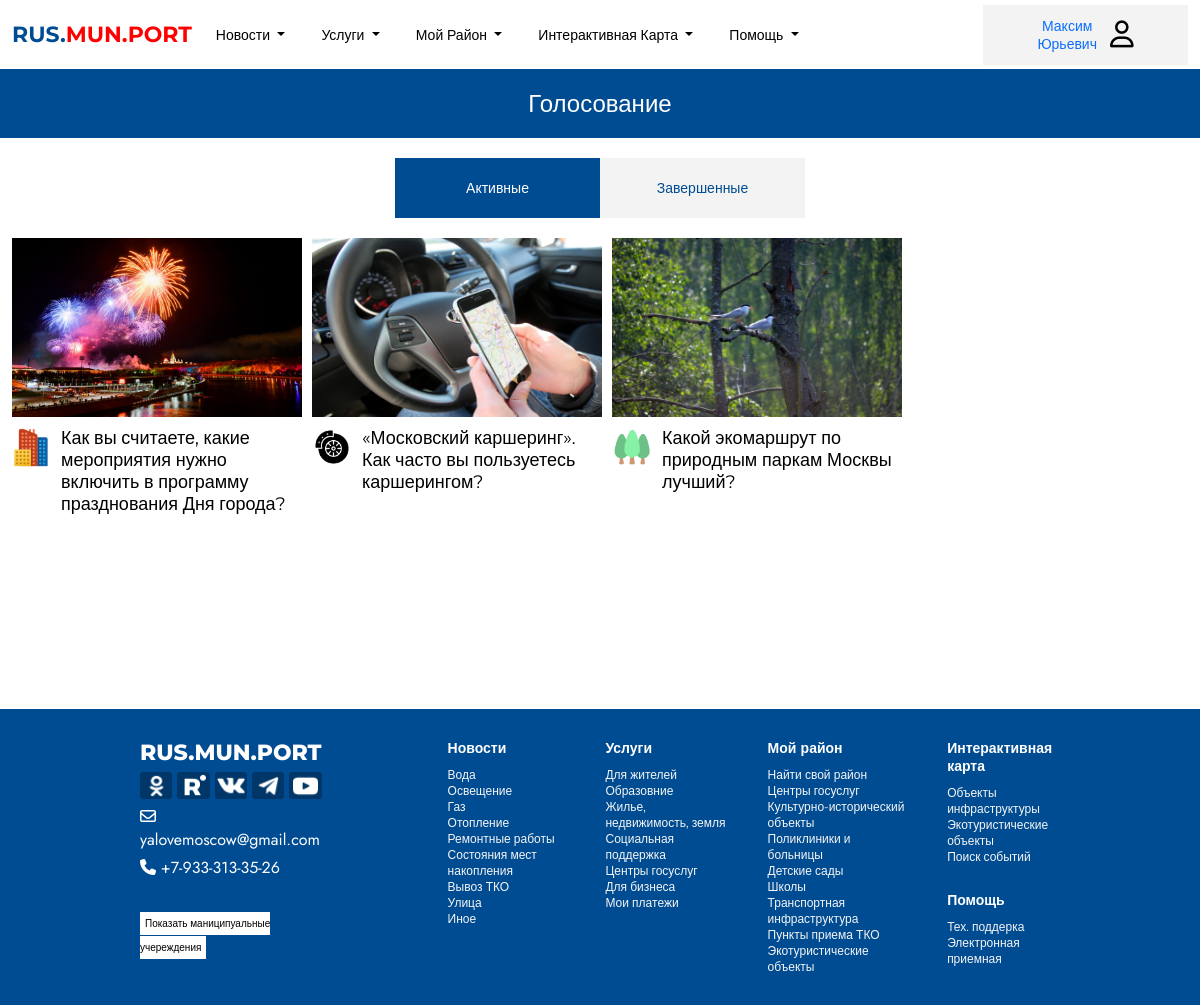
/citizen/polls/ (signed in), run on the app's committed database.
### users/models.py (models this page shows, shortened)
class NewUser(AbstractBaseUser,PermissionsMixin):
    role = models.ForeignKey(Role,related_name="role",on_delete=models.CASCADE)
    email = models.EmailField(_('email address'),unique=True)
    first_name =  models.CharField(max_length=150)
    father_name =  models.CharField(max_length=150)
    second_name =  models.CharField(max_length=150)
    bday=models.DateField(auto_now=False, auto_now_add=False)
    phone_number = models.CharField(max_length=20, validators=[RegexValidator(regex='^(\+?\d{1,3})?[-.\s]?\(?\d{3}\)?[-.\s]?\d{3}[-.\s]?\d{4}$')],unique=True)
    city = models.ForeignKey(City,related_name="city",on_delete=models.CASCADE)
    is_active = models.BooleanField(default=False)
    is_staff = models.BooleanField(default=False)
    is_proved = models.BooleanField(default=False)
    objects = CustomAccountManager()
    USERNAME_FIELD = 'phone_number'
    REQUIRED_FIELDS = ['email','first_name',"second_name","role","father_name","bday","city"]

### municipal/models.py (models this page shows, shortened)
class Poll(models.Model):
	title = models.CharField(max_length=150)
	city=models.ForeignKey(City,related_name="city_of_poll",on_delete=models.CASCADE,default=1)
	is_finished = models.BooleanField(default=False)
	start_time = models.DateField(auto_now_add=True)
	image = models.ImageField(upload_to="polls_images",default='')
	logo = models.ImageField(upload_to="polls_images",default='')
	winner=models.CharField(max_length=30,blank=True,default=" ")

### citizen/views.py (the view)
# urls.py: path('polls/',polls,name="citizen_polls"),
def polls(request):
	polls = Poll.objects.filter(city=request.user.city,is_finished=False)
	return render(request,'polls.html',{"polls":polls})

### citizen/templates/polls.html
{%extends 'main/base.html' %}
{%block content%}
<div class="common_news_title">
	Голосование
</div>
<div class="container">
	<div class="profile-group-btn polls_group_btn">
		<button class="profile_btn selected">Активные</button>
		<button class="profile_btn">Завершенные</button>
	</div>
	<div class="poll-wrapper">
	{%for poll in polls%}
	<a href="{%url 'poll_detail' poll.id%}">
		<div class="pollcard" style="max-width: 290px;">
			<img src="{{poll.image.url}}" class="poll_image" alt="">
			<div class="poll_card_bottom">
				<img class="poll-logo" src="{{poll.logo.url}}"></img>
				<div class="poll_title" style="max-width: 100%;">{{poll.title}}</div>
			</div>
		</div>
	</a>
	{%endfor%}
</div>
</div>
{%endblock%}

### users/templates/main/base.html (shortened to what this page needs)
<!DOCTYPE html>
<html lang="en">
<head>
	{% load static %}
<link href="https://cdn.jsdelivr.net/npm/bootstrap@5.3.2/dist/css/bootstrap.min.css" rel="stylesheet">
	<link rel="stylesheet" href="{% static 'css/styles.css' %}">
	<link rel="stylesheet" href="{% static 'css/adaptiv.css' %}">
</head>
<body>
	<nav class="navbar navbar-expand-lg bg-body-tertiary nav-head">
		<div class="container container-fluid nav-con">
		  <div class="collapse navbar-collapse" id="navbarTogglerDemo01">
			<a class="navbar-brand" href="{%url 'home'%}">RUS.<span style="color: #F00;
				">MUN.PORT</span></a>
			<ul class="navbar-nav me-auto mb-2 mb-lg-0">
				<li class="nav-item dropdown">
					<button class="nav-link dropdown-toggle" data-bs-toggle="dropdown" aria-expanded="false">
						Новости
					</button>
				  </li>
				  <li class="nav-item dropdown">
					<button class="nav-link dropdown-toggle" data-bs-toggle="dropdown" aria-expanded="false">
						Услуги
					</button>
				  </li>
				  <li class="nav-item dropdown">
					<button class="nav-link dropdown-toggle" data-bs-toggle="dropdown" aria-expanded="false">
						Мой Район
					</button>
				  </li>
				  <li class="nav-item dropdown">
					<button class="nav-link dropdown-toggle" data-bs-toggle="dropdown" aria-expanded="false">
						Интерактивная Карта
					</button>
				  </li>
				  <li class="nav-item dropdown">
					<button class="nav-link dropdown-toggle" data-bs-toggle="dropdown" aria-expanded="false">
						Помощь
					</button>
				  </li>
			</ul>
			<div class="log-nav">
				{%if user.is_authenticated%}
				<a href="{%url 'profile' user.id%}"><button class="profile_btn">{{user.first_name}} <br> {{user.father_name}} </a>
					<i class="fa-regular fa-user" style="color: #000;"></i></button>
				{%else%}
				  <a href="{%url 'login' %}"><button class="sign_btn">Вход</button></a>
				  <a href=""><i class="fa-regular fa-user" style="color: #ffffff;"></i></a>
				{%endif%}
			</div>
		  </div>
		</div>
	  </nav>
	<div class="">
		<section style="min-height: 80vh;">
		{%block content%}
		{%endblock%}
	</section>
	</div>
		<footer class="footer ">
			<div class="brand-column">
				<div class="footer-logo">RUS.MUN.PORT</div>
				<div class="icons">
					<a href=""><img src="{%static 'images/footer/ok.png'%}" alt=""></a>
					<a href=""><img src="{%static 'images/footer/rt.png'%}" alt=""></a>
					<a href=""><img src="{%static 'images/footer/vk.png'%}" alt=""></a>
					<a href=""><img src="{%static 'images/footer/tg.png'%}" alt=""></a>
					<a href=""><img src="{%static 'images/footer/yt.png'%}" alt=""></a>
				</div>
				<div class="mail-footer"><i class="fa-regular fa-envelope" style="color: #ffffff;"></i>yalovemoscow@gmail.com</div>
				<div class="phone-footer"><i class="fa-solid fa-phone" style="color: #ffffff;"></i> +7-933-313-35-26</div>
				<a href="" class="show_munic">Показать маниципуальные учереждения</a>
			</div>
			<div class="footer-column">
				<div class="footer-header">Новости</div>
				<a href=""><div class="footer-link">Вода</div></a>
				<a href=""><div class="footer-link">Освещение</div></a>
				<a href=""><div class="footer-link">Газ</div></a>
				<a href=""><div class="footer-link">Отопление</div></a>
				<a href=""><div class="footer-link">Ремонтные работы</div></a>
				<a href=""><div class="footer-link">Состояния мест накопления</div></a>
				<a href=""><div class="footer-link">Вывоз ТКО</div></a>
				<a href=""><div class="footer-link">Улица</div></a>
				<a href=""><div class="footer-link">Иное</div></a>
			</div>
			<div class="footer-column">
				<div class="footer-header">Услуги</div>
				<a href="{%url 'municipal_services'%}"><div class="footer-link">Для жителей</div></a>
				<a href="{%url 'municipal_services'%}"><div class="footer-link">Образовние</div></a>
				<a href="{%url 'municipal_services'%}"><div class="footer-link">Жилье, недвижимость, земля</div></a>
				<a href="{%url 'municipal_services'%}"><div class="footer-link">Социальная поддержка</div></a>
				<a href="{%url 'municipal_services'%}"><div class="footer-link">Центры госуслуг</div></a>
				<a href="{%url 'municipal_services'%}"><div class="footer-link">Для бизнеса</div></a>
				<a href="{%url 'municipal_services'%}"><div class="footer-link">Мои платежи</div></a>
			</div>
			<div class="footer-column">
				<div class="footer-header">Мой район</div>
				<a href=""><div class="footer-link">Найти свой район</div></a>
				<a href=""><div class="footer-link">Центры госуслуг</div></a>
				<a href=""><div class="footer-link">Культурно-исторический объекты</div></a>
				<a href=""><div class="footer-link">Поликлиники и больницы</div></a>
				<a href=""><div class="footer-link">Детские сады</div></a>
				<a href=""><div class="footer-link">Школы</div></a>
				<a href=""><div class="footer-link">Транспортная инфраструктура</div></a>
				<a href=""><div class="footer-link">Пункты приема ТКО</div></a>
				<a href=""><div class="footer-link">Экотуристические объекты</div></a>
			</div>
			<div class="footer-column">
				<div class="footer-header">Интерактивная карта</div>
				<a href="{%url 'maps' %}"><div class="footer-link">Объекты инфраструктуры</div></a>
				<a href="{%url 'eco' %}"><div class="footer-link">Экотуристические объекты</div></a>
				<a href=""><div class="footer-link" style="margin-bottom: 26px;">Поиск событий</div></a>
				<div class="footer-header">Помощь</div>
				<a href=""><div class="footer-link">Тех. поддерка</div></a>
				<a href=""><div class="footer-link">Электронная приемная</div></a>
			</div>
		</footer>
</body>
</html>

### users/static/css/styles.css (style rules this page uses)
html { box-sizing: border-box; }
*, *::after, *::before { box-sizing: inherit; }
ul[class], ol[class] { padding: 0; }
body, h1, h2, h3, h4, h5, h6, p, ul[class], ol[class], li, figure, figcaption, blockquote, dl, dd { margin: 0; }
ul[class] { list-style: none; }
img { max-width: 100%; display: block; }
input, button, textarea, select { font: inherit; }
a { text-decoration: none; }
.container { max-width: 1440px; margin: 0 auto; }
.nav-head { background-color: #fff !important; height: 69px; }
.navbar-brand { color: #004C92; font-family: 'Montserrat', sans-serif; font-size: 22px; font-style: normal; font-weight: 700; line-height: normal; }
.nav-link, .nav-drop { color: #000; font-family: 'Montserrat', sans-serif; font-size: 14px; font-style: normal; font-weight: 500; line-height: normal; }
.nav-link:hover, .nav-link:focus, .nav-link::selection, .nav-link:enabled { color: #000; }
.nav-con { background-color: #fff; }
.nav-item { margin-right: 20px; }
.log-nav { display: flex; align-items: center; }
.log-nav .fa-user { font-size: 16px; }
.profile_btn { display: flex; width: 209px; height: 60px; padding: 8px; justify-content: center; align-items: center; flex-shrink: 0; color: #000; border: none; border-radius: 5px; font-family: Montserrat; font-size: 16px; font-style: normal; font-weight: 500; line-height: 16px; }
.profile_btn.selected { background: #004C92; color: #fff; }
.profile_btn .fa-user { font-size: 27px; margin-left: 3px; }
.common_news_title { color: #FFF; padding: 20px; text-align: center; font-family: 'Montserrat', sans-serif; font-size: 24px; font-style: normal; font-weight: 500; line-height: normal; padding-top: 20px; background: #004C92; }
.profile-group-btn { display: flex; justify-content: center; }
.profile_btn { display: flex; width: 205px; padding: 18px 66px; justify-content: center; align-items: center; gap: 10px; background: #F3F3F3; color: #004C92; font-family: 'Montserrat', sans-serif; font-size: 14px; font-style: normal; font-weight: 500; line-height: normal; border-radius: 0px; }
.polls_group_btn { justify-content: center; margin: 0 auto; margin: 20px; }
.poll-wrapper { display: flex; flex-wrap: wrap; gap: 10px; flex-wrap: wrap; }
.poll_image { width: 290px; height: 179px; background-image: linear-gradient(rgba(0, 0, 0, 0.8), rgba(0, 0, 0, 0.7)); }
.poll_card_bottom { display: flex; padding: 10px; padding-left: 0; gap: 10px; }
.poll-logo { width: 40px; height: 40px; }
.poll_title { color: #000; font-family: 'Montserrat', sans-serif; font-size: 18px; font-style: normal; font-weight: 400; line-height: normal; }
.footer { display: flex; background: linear-gradient(0deg, #004C92 0%, #004C92 100%), #D9D9D9; padding-top: 30px; gap: 40px; padding-bottom: 30px; padding-right: 140px; padding-left: 140px; justify-content: space-around; }
.brand-column { margin-right: 86px; }
.footer-logo { color: #FFF; font-family: 'Montserrat', sans-serif; font-size: 22px; font-style: normal; font-weight: 800; line-height: normal; }
.icons { margin-top: 6px; margin-bottom: 6px; display: flex; align-items: center; gap: 5px; }
.mail-footer { color: #FFF; font-family: 'Jost',sans-serif; font-size: 16px; font-style: normal; font-weight: 400; line-height: normal; margin-bottom: 5px; }
.phone-footer { color: #FFF; font-family: 'Jost',sans-serif; font-size: 16px; font-style: normal; font-weight: 400; line-height: normal; margin-bottom: 30px; }
.show_munic { color: #000; font-family: 'Montserrat', sans-serif; font-size: 10px; font-style: normal; font-weight: 500; line-height: 10px; width: 181px; height: 30px; background: #FFF; padding: 5px; margin-top: 33px; }
.footer-header { color: #FFF; font-family: 'Montserrat', sans-serif; font-size: 14px; font-style: normal; font-weight: 900; line-height: normal; margin-bottom: 10px; }
.footer-link { color: #F5F5F5; font-family: 'Montserrat', sans-serif; font-size: 12px; font-style: normal; font-weight: 400; line-height: 16px; }

### data on the page
NewUser: first_name "Максим", father_name "Юрьевич"
Poll: image (picture), logo (picture), title "Как вы считаете, какие мероприятия нужно включить в программу празднования Дня города?"
Poll: image (picture), logo (picture), title "«Московский каршеринг». Как часто вы пользуетесь каршерингом?"
Poll: image (picture), logo (picture), title "Какой экомаршрут по природным паркам Москвы лучший?"
